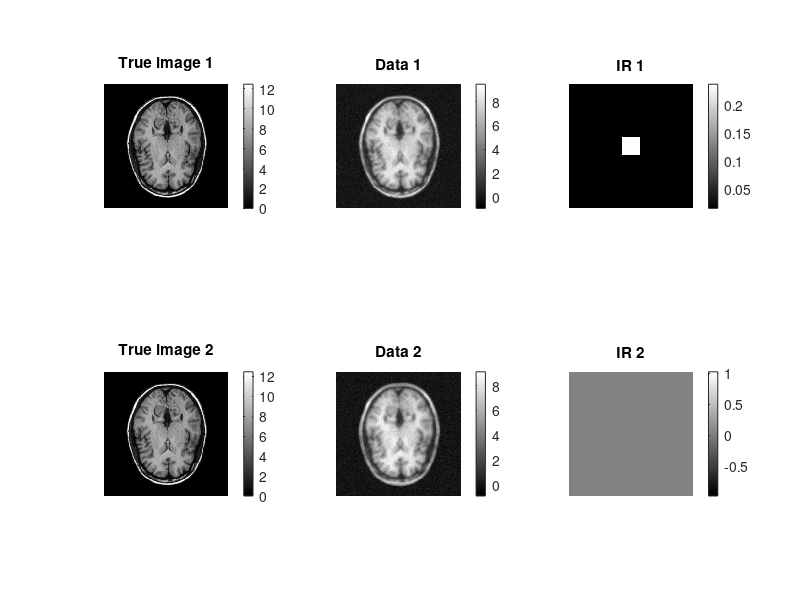

Source code (MATLAB): (Note: this script raises an error after producing the figure.)
%% Students:
%  Levente Pető
%  Bendegúz H.Zováthi
%  Kush Gupta
%  Sebestyén Németh

% Clean the workspace and load the data

close all, clear all
Data1 = load('DataOne.mat');
Data2 = load('DataTwo.mat');

% Display the images
figure("name", "Original Data"), clf
subplot(231)
imagesc(Data1.TrueImage);
colormap('gray');
colorbar;
axis('square','off')
title('True image 1')

subplot(232)
imagesc(Data1.Data);
colormap('gray');
colorbar;
axis('square','off')
title('Data 1')

subplot(233)
imagesc(Data1.IR);
colormap('gray');
colorbar;
axis('square','off')
title('IR 1')

subplot(234)
imagesc(Data2.TrueImage);
colormap('gray');
colorbar;
axis('square','off')
title('True image 2')

subplot(235)
imagesc(Data2.Data);
colormap('gray');
colorbar;
axis('square','off')
title('Data 2')

subplot(236)
imagesc(Data2.IR);
colormap('gray');
colorbar;
axis('square','off')
title('IR 2')

%% Frequency domain

frequency_image(Data1, "Image 1");
frequency_image(Data2, "Image 2");

%% Impulse responses

transfer_function(Data1, "Image 1");
transfer_function(Data2, "Image 2");

%% IFFT

cal_ifft(Data1)
cal_ifft(Data2)

%% Distances

get_distances(Data1)
get_distances(Data2)

%% Functions

function frequency_image(Data, name)
    axis_v = linspace(-0.5, 0.5, 256);

    fft_data = MyFFT2(Data.Data);
    fft_true = MyFFT2(Data.TrueImage);
    figure("name", name + " true");

    magnitude = abs(fft_true);
    phase = atan2(imag(fft_true), real(fft_true));
    
    subplot(131)
    imagesc(axis_v, axis_v, magnitude)
    colormap('gray');
    colorbar;
    axis('square')
    title("Magnitude")
    
    subplot(132)
    imagesc(axis_v, axis_v, log(magnitude))
    colormap('gray');
    colorbar;
    axis('square')
    title("Magnitude log")
    
    subplot(133)
    imagesc(axis_v, axis_v, phase)
    colormap('gray');
    colorbar;
    axis('square')
    title("Phase")

    sgtitle(name + " true")

    figure("name", name + " observed");

    magnitude = abs(fft_data);
    phase = atan2(imag(fft_data), real(fft_data));
    
    subplot(131)
    imagesc(axis_v, axis_v, magnitude)
    colormap('gray');
    colorbar;
    axis('square')
    title("Magnitude")
    
    subplot(132)
    imagesc(axis_v, axis_v, log(magnitude))
    colormap('gray');
    colorbar;
    axis('square')
    title("Magnitude log")
    
    subplot(133)
    imagesc(axis_v, axis_v, phase)
    colormap('gray');
    colorbar;
    axis('square')
    title("Phase")

    sgtitle(name + " data")
end

function transfer_function(Data, name)
    
    axis_v = linspace(-0.5, 0.5, 256);
    
    transfer = abs(MyFFT2RI(Data.IR, 256));
    figure("name", "Impulse responses");
    
    subplot(221)
    imagesc(axis_v, axis_v,Data.IR)
    colormap('gray');
    colorbar;
    axis('square')
    title("IR")

    subplot(222)
    imagesc(axis_v, axis_v, transfer)
    colormap('gray');
    colorbar;
    axis('square')
    title("Transfer function")

    subplot(223)
    plot(axis_v, transfer(128,:))
    title("Slice at 0")

    ax = subplot(224);
    mesh(axis_v, axis_v, transfer)
    colormap(ax, "jet");
    title("3D filter")

    sgtitle(name + " IR")
end

function [x, x_hat] = deconv(obs, IR, mu)
    h = MyFFT2RI(IR, 256);

    d1 = [[0  0 0]
          [0 -1 1]
          [0  0 0]];
    d2 = [[0  0 0]
          [0 -1 0]
          [0  1 0]];

    d = MyFFT2RI(d1, 256) + MyFFT2RI(d2, 256);
    g = conj(h) ./ (abs(h) .^ 2 + mu * abs(d) .^ 2);
    y = MyFFT2(obs);
    x_hat = g .* y;
    x = MyIFFT2(x_hat);
end

function cal_ifft(Data)
mus = [0.01, 0.1, 1, 10];
figure("name", "Spatial domain")
subplot(ceil((length(mus)+1) / 3), 3, 1)
imagesc(Data.TrueImage)
colormap('gray');
colorbar;
axis('square')
title('True image')

subplot(ceil((length(mus)+1) / 3), 3, 2)
imagesc(Data.Data)
colormap('gray');
colorbar;
axis('square')
title('observed image')

for i = 1:length(mus)
    subplot(ceil((length(mus)+1) / 3), 3, i+2)
    [rec, ~] = deconv(Data.Data, Data.IR, mus(i));
    imagesc(rec)
    colormap('gray');
    colorbar;
    axis('square')
    title(sprintf("mu=%2.2f", mus(i)))
end

figure("name", "Frequency domain")
subplot(ceil((length(mus)+1) / 3), 3, 1)
imagesc(log(abs(MyFFT2(Data.TrueImage))))
colormap('gray');
colorbar;
axis('square')
title('True image')

subplot(ceil((length(mus)+1) / 3), 3, 2)
imagesc(log(abs(MyFFT2(Data.Data))))
colormap('gray');
colorbar;
axis('square')
title('observed image')

for i = 1:length(mus)
    subplot(ceil((length(mus)+1) / 3), 3, i+2)
    [~, rec_hat] = deconv(Data.Data, Data.IR, mus(i));
    imagesc(log(abs(rec_hat)))
    colormap('gray');
    colorbar;
    axis('square')
    title(sprintf("mu=%2.2f", mus(i)))
end
end

function d = d_1(rec, true)
    d = sum(abs(rec - true), "all") / sum(abs(true), "all");
end

function d = d_2(rec, true)
    d = sum((rec - true).^2, "all") / sum(true.^2, "all");
end

function d = d_inf(rec, true)
    d = max(abs(rec - true),[],'all') / max(abs(true),[],'all');
end

function get_distances(Data)
    logmus = -5:10;
    d_1_values = zeros(length(logmus), 1);
    d_2_values = zeros(length(logmus), 1);
    d_inf_values = zeros(length(logmus), 1);
    
    for i = 1:length(logmus)
        [rec, ~] = deconv(Data.Data, Data.IR, 10^logmus(i));
        d_1_values(i) = d_1(rec, Data.TrueImage);
        d_2_values(i) = d_2(rec, Data.TrueImage);
        d_inf_values(i) = d_inf(rec, Data.TrueImage);
    end
    
    figure("name", "Distances for different mu values")
    subplot(131)
    hold on
    plot(logmus, d_1_values)
    [~, min_idx] = min(d_1_values);
    [max_v, ~] = max(d_1_values);
    plot([logmus(min_idx), logmus(min_idx)], [0,max_v])
    title(sprintf("mu = %2.2f", 10^logmus(min_idx)))
    
    subplot(132)
    hold on
    plot(logmus, d_2_values)
    [~, min_idx] = min(d_2_values);
    [max_v, ~] = max(d_2_values);
    plot([logmus(min_idx), logmus(min_idx)], [0,max_v])
    title(sprintf("mu = %2.2f", 10^logmus(min_idx)))
    
    subplot(133)
    hold on
    plot(logmus, d_inf_values)
    [~, min_idx] = min(d_inf_values);
    [max_v, ~] = max(d_inf_values);
    plot([logmus(min_idx), logmus(min_idx)], [0,max_v])
    title(sprintf("mu = %2.2f", 10^logmus(min_idx)))
end
